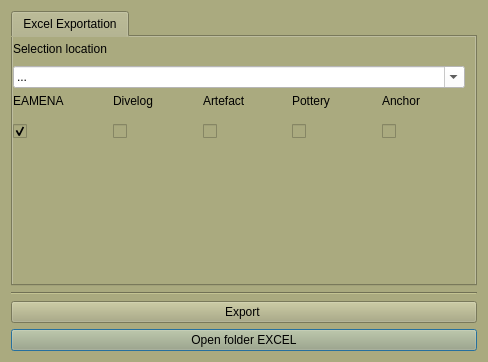
<?xml version="1.0" encoding="UTF-8"?>
<ui version="4.0">
 <class>Dialog_pdf_exp</class>
 <widget class="QDialog" name="Dialog_pdf_exp">
  <property name="windowModality">
   <enum>Qt::NonModal</enum>
  </property>
  <property name="enabled">
   <bool>true</bool>
  </property>
  <property name="geometry">
   <rect>
    <x>0</x>
    <y>0</y>
    <width>488</width>
    <height>362</height>
   </rect>
  </property>
  <property name="minimumSize">
   <size>
    <width>300</width>
    <height>279</height>
   </size>
  </property>
  <property name="maximumSize">
   <size>
    <width>488</width>
    <height>362</height>
   </size>
  </property>
  <property name="cursor">
   <cursorShape>PointingHandCursor</cursorShape>
  </property>
  <property name="windowTitle">
   <string>Setting System Excel</string>
  </property>
  <property name="windowIcon">
   <iconset resource="../../resources/resources.qrc">
    <normaloff>:/icons/excel-export.png</normaloff>:/icons/excel-export.png</iconset>
  </property>
  <property name="styleSheet">
   <string notr="true">background-color: rgb(170, 170, 127);</string>
  </property>
  <layout class="QGridLayout" name="gridLayout_2">
   <item row="8" column="0">
    <widget class="QPushButton" name="pushButton_open_dir">
     <property name="text">
      <string>Open folder EXCEL</string>
     </property>
     <property name="icon">
      <iconset resource="../../resources/resources.qrc">
       <normaloff>:/icons/directoryExp.png</normaloff>:/icons/directoryExp.png</iconset>
     </property>
    </widget>
   </item>
   <item row="7" column="0">
    <widget class="QPushButton" name="pushButton_exp_pdf">
     <property name="text">
      <string>Export </string>
     </property>
     <property name="icon">
      <iconset resource="../../resources/resources.qrc">
       <normaloff>:/icons/excel-export.png</normaloff>:/icons/excel-export.png</iconset>
     </property>
    </widget>
   </item>
   <item row="6" column="0">
    <widget class="Line" name="line">
     <property name="orientation">
      <enum>Qt::Horizontal</enum>
     </property>
    </widget>
   </item>
   <item row="5" column="0">
    <widget class="QTabWidget" name="tabWidget">
     <property name="sizePolicy">
      <sizepolicy hsizetype="Expanding" vsizetype="Expanding">
       <horstretch>200</horstretch>
       <verstretch>200</verstretch>
      </sizepolicy>
     </property>
     <property name="minimumSize">
      <size>
       <width>0</width>
       <height>275</height>
      </size>
     </property>
     <property name="maximumSize">
      <size>
       <width>16777215</width>
       <height>275</height>
      </size>
     </property>
     <property name="currentIndex">
      <number>0</number>
     </property>
     <widget class="QWidget" name="tab">
      <attribute name="title">
       <string>Excel Exportation</string>
      </attribute>
      <widget class="QWidget" name="layoutWidget">
       <property name="geometry">
        <rect>
         <x>0</x>
         <y>0</y>
         <width>452</width>
         <height>112</height>
        </rect>
       </property>
       <layout class="QGridLayout" name="gridLayout">
        <item row="0" column="0">
         <widget class="QLabel" name="label">
          <property name="text">
           <string>Selection location</string>
          </property>
         </widget>
        </item>
        <item row="1" column="0" colspan="5">
         <widget class="QComboBox" name="comboBox_sito">
          <property name="enabled">
           <bool>true</bool>
          </property>
          <property name="sizePolicy">
           <sizepolicy hsizetype="Preferred" vsizetype="Preferred">
            <horstretch>0</horstretch>
            <verstretch>0</verstretch>
           </sizepolicy>
          </property>
          <property name="minimumSize">
           <size>
            <width>450</width>
            <height>20</height>
           </size>
          </property>
          <property name="mouseTracking">
           <bool>false</bool>
          </property>
          <property name="contextMenuPolicy">
           <enum>Qt::DefaultContextMenu</enum>
          </property>
          <property name="acceptDrops">
           <bool>false</bool>
          </property>
          <property name="styleSheet">
           <string notr="true">background-color: rgb(255, 255, 255);</string>
          </property>
          <property name="editable">
           <bool>true</bool>
          </property>
          <property name="duplicatesEnabled">
           <bool>false</bool>
          </property>
          <property name="frame">
           <bool>true</bool>
          </property>
          <item>
           <property name="text">
            <string>...</string>
           </property>
          </item>
         </widget>
        </item>
        <item row="2" column="0">
         <layout class="QVBoxLayout" name="verticalLayout">
          <item>
           <widget class="QLabel" name="label_2">
            <property name="text">
             <string>EAMENA</string>
            </property>
           </widget>
          </item>
          <item>
           <widget class="QCheckBox" name="checkBox_site">
            <property name="enabled">
             <bool>true</bool>
            </property>
            <property name="minimumSize">
             <size>
              <width>0</width>
              <height>35</height>
             </size>
            </property>
            <property name="toolTip">
             <string>Scheda US</string>
            </property>
            <property name="text">
             <string/>
            </property>
            <property name="icon">
             <iconset resource="../../resources/resources.qrc">
              <normaloff>:/icons/eamena.jpg</normaloff>:/icons/eamena.jpg</iconset>
            </property>
            <property name="iconSize">
             <size>
              <width>30</width>
              <height>30</height>
             </size>
            </property>
            <property name="checked">
             <bool>true</bool>
            </property>
           </widget>
          </item>
         </layout>
        </item>
        <item row="2" column="1">
         <layout class="QVBoxLayout" name="verticalLayout_2">
          <item>
           <widget class="QLabel" name="label_3">
            <property name="text">
             <string>Divelog</string>
            </property>
           </widget>
          </item>
          <item>
           <widget class="QCheckBox" name="checkBox_uw">
            <property name="minimumSize">
             <size>
              <width>0</width>
              <height>35</height>
             </size>
            </property>
            <property name="toolTip">
             <string>Scheda US</string>
            </property>
            <property name="text">
             <string/>
            </property>
            <property name="icon">
             <iconset resource="../../resources/resources.qrc">
              <normaloff>:/icons/snorkel.png</normaloff>:/icons/snorkel.png</iconset>
            </property>
            <property name="iconSize">
             <size>
              <width>30</width>
              <height>30</height>
             </size>
            </property>
           </widget>
          </item>
         </layout>
        </item>
        <item row="2" column="2">
         <layout class="QVBoxLayout" name="verticalLayout_4">
          <item>
           <widget class="QLabel" name="label_5">
            <property name="text">
             <string>Artefact</string>
            </property>
           </widget>
          </item>
          <item>
           <widget class="QCheckBox" name="checkBox_art">
            <property name="minimumSize">
             <size>
              <width>0</width>
              <height>35</height>
             </size>
            </property>
            <property name="toolTip">
             <string>Inventario Materiali</string>
            </property>
            <property name="text">
             <string/>
            </property>
            <property name="icon">
             <iconset resource="../../resources/resources.qrc">
              <normaloff>:/icons/radar.png</normaloff>:/icons/radar.png</iconset>
            </property>
            <property name="iconSize">
             <size>
              <width>30</width>
              <height>30</height>
             </size>
            </property>
           </widget>
          </item>
         </layout>
        </item>
        <item row="2" column="3">
         <layout class="QVBoxLayout" name="verticalLayout_5">
          <item>
           <widget class="QLabel" name="label_6">
            <property name="text">
             <string>Pottery</string>
            </property>
           </widget>
          </item>
          <item>
           <widget class="QCheckBox" name="checkBox_pottery">
            <property name="minimumSize">
             <size>
              <width>0</width>
              <height>35</height>
             </size>
            </property>
            <property name="toolTip">
             <string>Tafonomia</string>
            </property>
            <property name="text">
             <string/>
            </property>
            <property name="icon">
             <iconset resource="../../resources/resources.qrc">
              <normaloff>:/icons/pottery.png</normaloff>:/icons/pottery.png</iconset>
            </property>
            <property name="iconSize">
             <size>
              <width>30</width>
              <height>30</height>
             </size>
            </property>
            <property name="tristate">
             <bool>false</bool>
            </property>
           </widget>
          </item>
         </layout>
        </item>
        <item row="2" column="4">
         <layout class="QVBoxLayout" name="verticalLayout_7">
          <item>
           <widget class="QLabel" name="label_8">
            <property name="text">
             <string>Anchor</string>
            </property>
           </widget>
          </item>
          <item>
           <widget class="QCheckBox" name="checkBox_anchor">
            <property name="minimumSize">
             <size>
              <width>0</width>
              <height>35</height>
             </size>
            </property>
            <property name="toolTip">
             <string>Strutture</string>
            </property>
            <property name="autoFillBackground">
             <bool>false</bool>
            </property>
            <property name="text">
             <string/>
            </property>
            <property name="icon">
             <iconset resource="../../resources/resources.qrc">
              <normaloff>:/icons/iconANC.png</normaloff>:/icons/iconANC.png</iconset>
            </property>
            <property name="iconSize">
             <size>
              <width>30</width>
              <height>30</height>
             </size>
            </property>
            <property name="autoRepeatInterval">
             <number>100</number>
            </property>
            <property name="tristate">
             <bool>false</bool>
            </property>
           </widget>
          </item>
         </layout>
        </item>
       </layout>
      </widget>
     </widget>
    </widget>
   </item>
  </layout>
 </widget>
 <resources>
  <include location="../../resources/resources.qrc"/>
 </resources>
 <connections/>
</ui>
